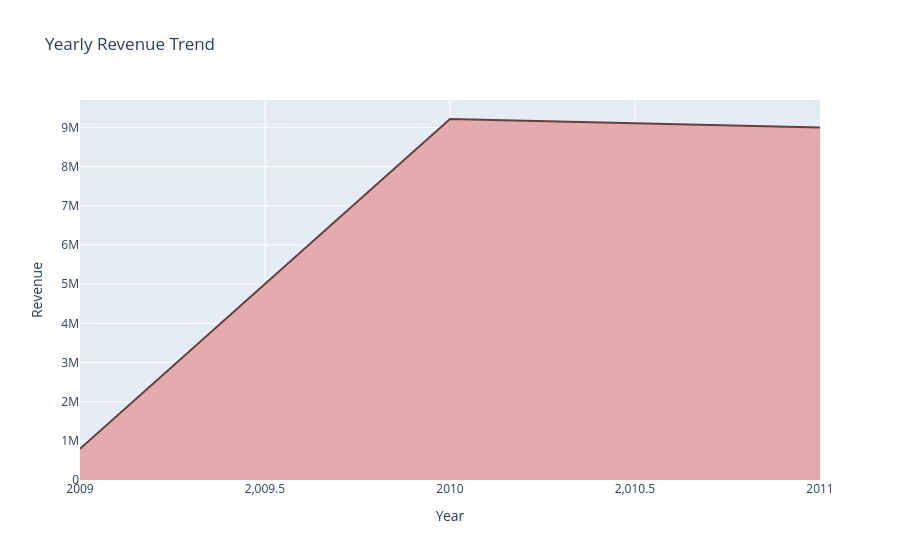

Notebook code cell kept with this figure:
### Code cell
fig = px.area(
    yearly_Reven,
    x="Year",
    y="Revenue",
    title="Yearly Revenue Trend",
    
)

fig.update_traces(
    fillcolor="#E3ABAB",
    line_color="#673E3E",
)

fig.show()

### Figure 1 — Plotly figure (JSON) as saved in the notebook; plotly's stock layout.template omitted (floating-point values rounded to 4 significant figures)
{"data": [{"fillcolor": "#E3ABAB", "fillpattern": {"shape": ""}, "hovertemplate": "Year=%{x}<br>Revenue=%{y}<extra></extra>", "legendgroup": "", "line": {"color": "#673E3E"}, "marker": {"symbol": "circle"}, "mode": "lines", "name": "", "orientation": "v", "showlegend": false, "stackgroup": "1", "type": "scatter", "x": [2009, 2010, 2011], "xaxis": "x", "y": [796600.0, 9216000.0, 9001000.0], "yaxis": "y"}], "layout": {"legend": {"tracegroupgap": 0}, "title": {"text": "Yearly Revenue Trend"}, "xaxis": {"anchor": "y", "domain": [0, 1], "title": {"text": "Year"}}, "yaxis": {"anchor": "x", "domain": [0, 1], "title": {"text": "Revenue"}}}}
